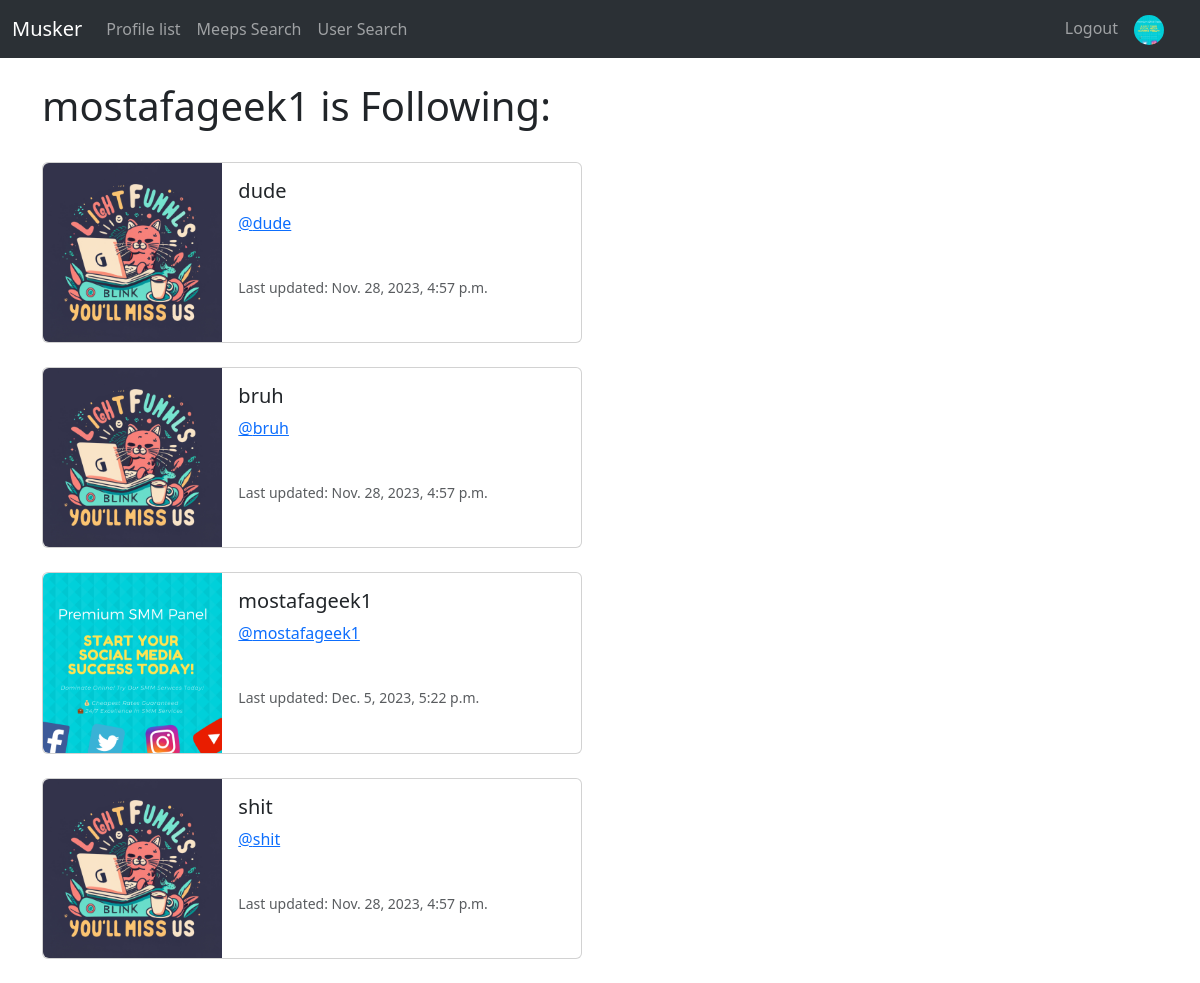
The page /profile/follows/1 (signed in) on the database its author committed.
### musker/models.py (models this page shows, shortened)
class Profile(models.Model):
    user = models.OneToOneField(User, on_delete=models.CASCADE)
    follows = models.ManyToManyField("self",
                                     related_name="followed_by",
                                     symmetrical=False,
                                     blank=True)
    date_modified = models.DateTimeField(User, auto_now=True)
    profile_image = models.ImageField(null=True,
                                      blank=True,
                                      upload_to="images/")
    profile_bio = models.CharField(null=True, blank=True, max_length=300)
    website_link = models.CharField(null=True, blank=True, max_length=100)
    instagram_link = models.CharField(null=True, blank=True, max_length=100)
    facebook_link = models.CharField(null=True, blank=True, max_length=100)

### musker/views.py (the view)
# urls.py: path('profile/follows/<int:pk>', views.follows, name='follows'),
def follows(request, pk):
    if request.user.is_authenticated:
        if request.user.id == pk:
            profiles = Profile.objects.get(user_id=pk)
            return render(request, 'follows.html', {'profiles': profiles})
        else:
            messages.success(request, ("That's not your profile"))
            return redirect('home')
    else:
        messages.success(request, ("You must be logged in !"))
        return redirect('home')

### musker/templates/follows.html
{% extends 'base.html' %}
{% load static %}
{% block content %}
  <div class="container">
    <h1>{{ request.user.username }} is Following:</h1>
    <br>
    {% if profiles %}
        {% for profile in profiles.follows.all %}
            <div class="card md-3" style="max-width: 540px;">
                <div class="row g-0">
                    <div class="col-md-4">
                        {% if profile.profile_image %}
                            <img class="img-fluid rounded-start" src="{{ profile.profile_image.url }}" alt="Profile image">
                        {% else %}
                            <img class="img-fluid rounded-start" src="{% static 'images/default.jpeg' %}" alt="Profile image">
                        {% endif %}
                    </div>
                    <div class="col-md-8">
                        <div class="card-body">
                            <h5 class="card-title">{{ profile.user.username }}</h5>
                            <p class="card-text"><a href="{% url 'profile' profile.user.id %}">
                                @{{ profile.user.username|lower }}
                            </a> </p>
                            <br>
                            <p class="card-text"><small class="text-muted">Last updated: {{ profile.date_modified }}</small></p>
                        </div>
                    </div>
                </div>
            </div>
            <br>
        {% endfor %}
    {% endif %}
  </div>
{% endblock %}

### musker/templates/navbar.html (shortened to what this page needs)
{% load static %}
<nav class="navbar navbar-expand-lg bg-body-tertiary" data-bs-theme="dark">
    <div class="container-fluid">
        <a class="navbar-brand" href="{% url 'home' %}">Musker</a>
        <div class="collapse navbar-collapse" id="navbarSupportedContent">
            <ul class="navbar-nav me-auto mb-2 mb-lg-0">
                <li class="nav-item">
                    <a class="nav-link" aria-current="page" href="{% url 'profile_list' %}">Profile list</a>
                </li>
                <li class="nav-item">
                    <a class="nav-link" aria-current="page" href="{% url 'search' %}">Meeps Search</a>
                </li>
                <li class="nav-item">
                    <a class="nav-link" aria-current="page" href="{% url 'user_search' %}">User Search</a>
                </li>
            </ul>
            <ul class="navbar-nav ml-auto">
                {% if user.is_authenticated %}
                    <li class="nav-item">
                        <a class="nav-link" href="{% url 'logout' %}">Logout</a>
                    </li>
                    <li class="nav-link navbar-brand">
                        <a href="{% url 'profile' request.user.id %}">
                            {% if user.profile.profile_image %}
                                <img src="{{ user.profile.profile_image.url }}" class="rounded-circle" width="30" alt="">
                            {% else %}
                                <img class="rounded-circle" src="{% static 'images/default.jpeg' %}" width="30">
                            {% endif %}
                        </a>
                    </li>
                {% endif %}
            </ul>
        </div>
    </div>
</nav>

### rows shown on the page
Profile: user.username "dude", date_modified "Nov. 28, 2023, 4:57 p.m."
Profile: user.username "bruh", date_modified "Nov. 28, 2023, 4:57 p.m."
Profile: profile_image (picture), user.username "mostafageek1", date_modified "Dec. 5, 2023, 5:22 p.m."
Profile: user.username "shit", date_modified "Nov. 28, 2023, 4:57 p.m."

### other values the page prints
{{ request.user.username }} "mostafageek1"
